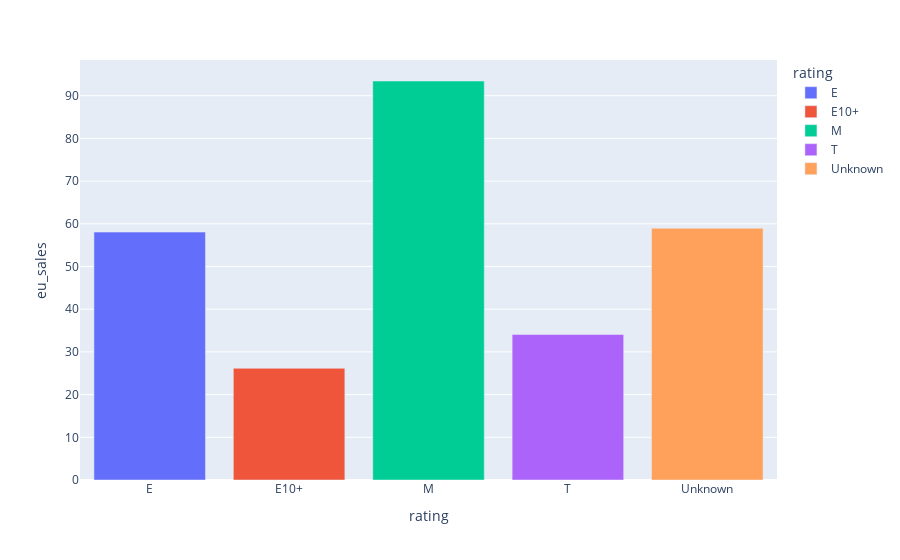

Notebook source saved alongside this figure:
### Markdown cell above
- вкусы тут тоже отличаются, RPG сдесь продается лучше всего

### Code cell
def rating_plot(region):
    item = (data_all
            .pivot_table(index='rating', 
                         values=region, 
                         aggfunc='sum'
                        )
            .reset_index()
           )
    fig = px.bar(item, 
                 x = 'rating', 
                 y = region, 
                 color = 'rating'
                )      
    fig.show()
    
rating_plot('eu_sales')

### Figure 1 — Plotly figure (JSON) as saved in the notebook; plotly's stock layout.template omitted (floating-point values rounded to 4 significant figures)
{"data": [{"alignmentgroup": "True", "hovertemplate": "rating=%{x}<br>eu_sales=%{y}<extra></extra>", "legendgroup": "E", "marker": {"color": "#636efa", "pattern": {"shape": ""}}, "name": "E", "offsetgroup": "E", "orientation": "v", "showlegend": true, "textposition": "auto", "type": "bar", "x": ["E"], "xaxis": "x", "y": [58.06], "yaxis": "y"}, {"alignmentgroup": "True", "hovertemplate": "rating=%{x}<br>eu_sales=%{y}<extra></extra>", "legendgroup": "E10+", "marker": {"color": "#EF553B", "pattern": {"shape": ""}}, "name": "E10+", "offsetgroup": "E10+", "orientation": "v", "showlegend": true, "textposition": "auto", "type": "bar", "x": ["E10+"], "xaxis": "x", "y": [26.16], "yaxis": "y"}, {"alignmentgroup": "True", "hovertemplate": "rating=%{x}<br>eu_sales=%{y}<extra></extra>", "legendgroup": "M", "marker": {"color": "#00cc96", "pattern": {"shape": ""}}, "name": "M", "offsetgroup": "M", "orientation": "v", "showlegend": true, "textposition": "auto", "type": "bar", "x": ["M"], "xaxis": "x", "y": [93.44], "yaxis": "y"}, {"alignmentgroup": "True", "hovertemplate": "rating=%{x}<br>eu_sales=%{y}<extra></extra>", "legendgroup": "T", "marker": {"color": "#ab63fa", "pattern": {"shape": ""}}, "name": "T", "offsetgroup": "T", "orientation": "v", "showlegend": true, "textposition": "auto", "type": "bar", "x": ["T"], "xaxis": "x", "y": [34.07], "yaxis": "y"}, {"alignmentgroup": "True", "hovertemplate": "rating=%{x}<br>eu_sales=%{y}<extra></extra>", "legendgroup": "Unknown", "marker": {"color": "#FFA15A", "pattern": {"shape": ""}}, "name": "Unknown", "offsetgroup": "Unknown", "orientation": "v", "showlegend": true, "textposition": "auto", "type": "bar", "x": ["Unknown"], "xaxis": "x", "y": [58.95], "yaxis": "y"}], "layout": {"barmode": "relative", "legend": {"title": {"text": "rating"}, "tracegroupgap": 0}, "margin": {"t": 60}, "xaxis": {"anchor": "y", "categoryarray": ["E", "E10+", "M", "T", "Unknown"], "categoryorder": "array", "domain": [0, 1], "title": {"text": "rating"}}, "yaxis": {"anchor": "x", "domain": [0, 1], "title": {"text": "eu_sales"}}}}
